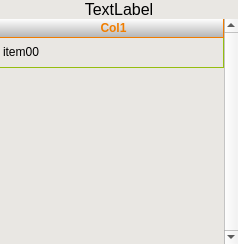
<?xml version="1.0" encoding="UTF-8"?>
<ui version="4.0">
 <class>Form</class>
 <widget class="QWidget" name="Form">
  <property name="geometry">
   <rect>
    <x>0</x>
    <y>0</y>
    <width>238</width>
    <height>244</height>
   </rect>
  </property>
  <property name="windowTitle">
   <string>Form</string>
  </property>
  <property name="styleSheet">
   <string>QFrame
{
	color: #000;
	background-color: rgb(233, 231, 227); 
}

QTableWidget 
{
font-weight: normal;
selection-background-color: orange;
alternate-background-color:#fbdebf;
gridline-color: #96be0f;
outline: none;
}

QTableWidget::item{
outline: none;
}

QTableWidget::item:focus{
background-color:orange; 
}

QHeaderView::section
{ 
	background-color: qlineargradient(spread:reflect, x1:0, y1:0, x2:0, y2:1, stop:0 #fefefe, stop:1 #b2b2b2);
	color: #f07d00;
	padding-left: 4px;
	border: none;
	border-right: 1px solid #f07d00;
	border-bottom: 1px solid #f07d00;
	font-weight: bold;
}

</string>
  </property>
  <layout class="QHBoxLayout" name="horizontalLayout">
   <property name="spacing">
    <number>0</number>
   </property>
   <property name="margin">
    <number>0</number>
   </property>
   <item>
    <widget class="QFrame" name="frame">
     <property name="frameShape">
      <enum>QFrame::NoFrame</enum>
     </property>
     <property name="frameShadow">
      <enum>QFrame::Plain</enum>
     </property>
     <property name="lineWidth">
      <number>1</number>
     </property>
     <property name="midLineWidth">
      <number>0</number>
     </property>
     <layout class="QVBoxLayout" name="verticalLayout">
      <property name="spacing">
       <number>0</number>
      </property>
      <property name="margin">
       <number>0</number>
      </property>
      <item>
       <widget class="QLabel" name="lblTableTitle">
        <property name="font">
         <font>
          <family>MS Sans Serif</family>
          <pointsize>12</pointsize>
         </font>
        </property>
        <property name="styleSheet">
         <string/>
        </property>
        <property name="text">
         <string>TextLabel</string>
        </property>
        <property name="alignment">
         <set>Qt::AlignCenter</set>
        </property>
        <property name="wordWrap">
         <bool>true</bool>
        </property>
       </widget>
      </item>
      <item>
       <widget class="QTableWidget" name="tblTable">
        <property name="focusPolicy">
         <enum>Qt::StrongFocus</enum>
        </property>
        <property name="autoFillBackground">
         <bool>false</bool>
        </property>
        <property name="styleSheet">
         <string/>
        </property>
        <property name="frameShape">
         <enum>QFrame::NoFrame</enum>
        </property>
        <property name="frameShadow">
         <enum>QFrame::Plain</enum>
        </property>
        <property name="lineWidth">
         <number>1</number>
        </property>
        <property name="verticalScrollBarPolicy">
         <enum>Qt::ScrollBarAlwaysOn</enum>
        </property>
        <property name="horizontalScrollBarPolicy">
         <enum>Qt::ScrollBarAlwaysOff</enum>
        </property>
        <property name="editTriggers">
         <set>QAbstractItemView::DoubleClicked|QAbstractItemView::EditKeyPressed</set>
        </property>
        <property name="tabKeyNavigation">
         <bool>false</bool>
        </property>
        <property name="showDropIndicator" stdset="0">
         <bool>false</bool>
        </property>
        <property name="dragDropOverwriteMode">
         <bool>false</bool>
        </property>
        <property name="alternatingRowColors">
         <bool>true</bool>
        </property>
        <property name="selectionMode">
         <enum>QAbstractItemView::SingleSelection</enum>
        </property>
        <property name="selectionBehavior">
         <enum>QAbstractItemView::SelectRows</enum>
        </property>
        <property name="verticalScrollMode">
         <enum>QAbstractItemView::ScrollPerItem</enum>
        </property>
        <property name="showGrid">
         <bool>true</bool>
        </property>
        <property name="rowCount">
         <number>1</number>
        </property>
        <property name="columnCount">
         <number>1</number>
        </property>
        <attribute name="horizontalHeaderVisible">
         <bool>true</bool>
        </attribute>
        <attribute name="horizontalHeaderCascadingSectionResizes">
         <bool>false</bool>
        </attribute>
        <attribute name="horizontalHeaderDefaultSectionSize">
         <number>100</number>
        </attribute>
        <attribute name="horizontalHeaderHighlightSections">
         <bool>false</bool>
        </attribute>
        <attribute name="horizontalHeaderStretchLastSection">
         <bool>true</bool>
        </attribute>
        <attribute name="verticalHeaderVisible">
         <bool>false</bool>
        </attribute>
        <attribute name="verticalHeaderHighlightSections">
         <bool>false</bool>
        </attribute>
        <row>
         <property name="text">
          <string>Row1</string>
         </property>
        </row>
        <column>
         <property name="text">
          <string>Col1</string>
         </property>
        </column>
        <item row="0" column="0">
         <property name="text">
          <string>item00</string>
         </property>
         <property name="flags">
          <set>ItemIsEnabled</set>
         </property>
        </item>
       </widget>
      </item>
     </layout>
    </widget>
   </item>
  </layout>
 </widget>
 <resources/>
 <connections/>
</ui>
